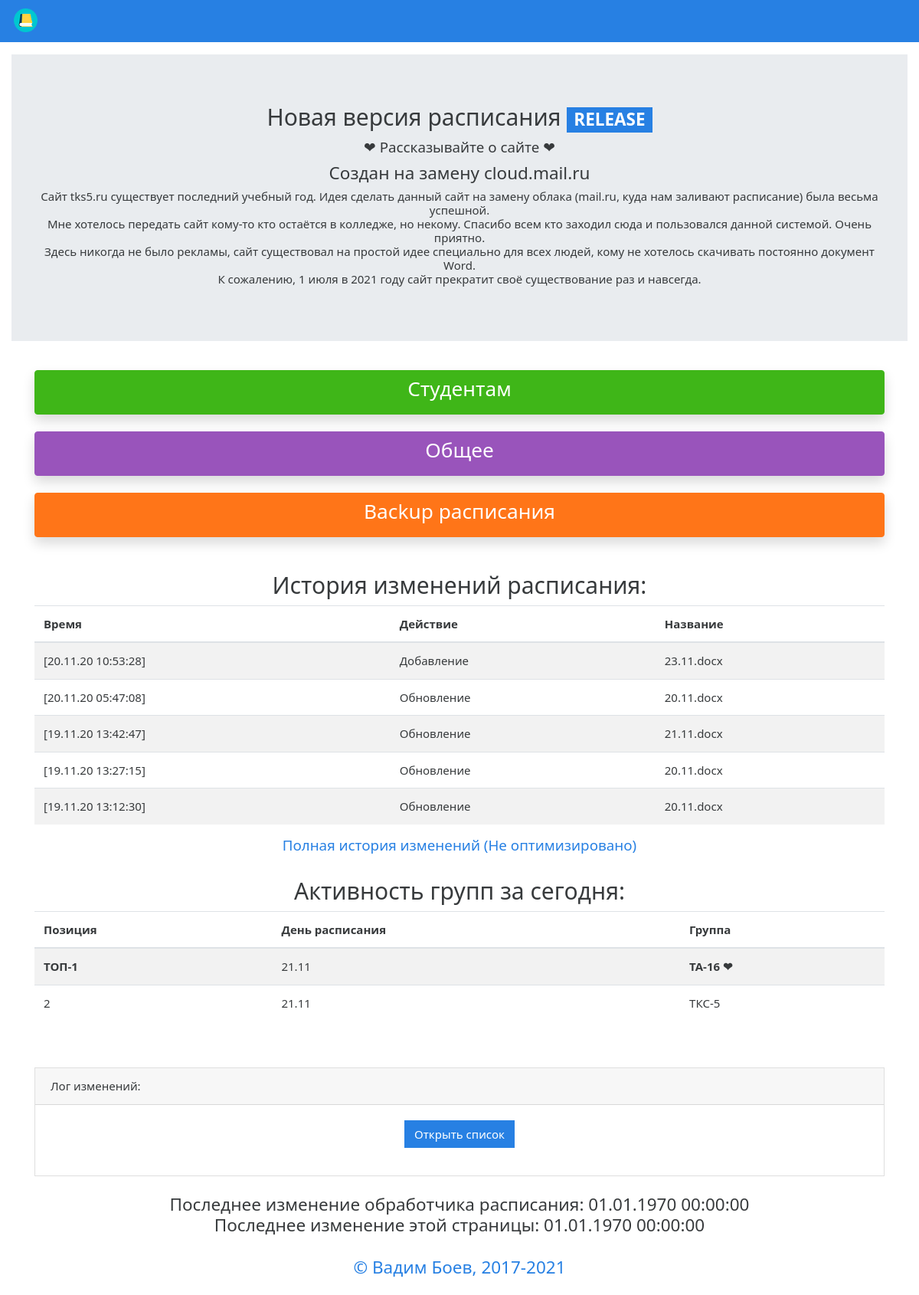
The page / on the database its author committed.
### tables this page shows
CREATE TABLE `last_action` (
  `id` int NOT NULL,
  `unix_last_time` int NOT NULL,
  `action` int NOT NULL,
  `name` varchar(255) NOT NULL
);

### index.php (the view, shortened to what this page needs)
<?php
	include("db.php");
?>
<!doctype html>
<html lang="ru">
	<head>
		<link rel="stylesheet" href="css/studsovet.css">
		<link rel="stylesheet" href="css/bootstrap-select.css">
	</head>
	<body>
		<nav class="navbar navbar-expand-lg navbar-dark bg-primary">
			<a class="navbar-brand" href="index.php">
				<img class="logo-custom center-block" style="margin-top: -5px" width="70%" src="favicon.ico" alt="">
			</a>
		</nav>
		<div class="container-fluid text-center mt-3">
			<div class="jumbotron mb-3">
				<h2>Новая версия расписания <span class="badge badge-primary">RELEASE</span></h2>
				<h5>&#10084; <b>Рассказывайте о сайте</b> &#10084;</h5>
				<h4>Создан на замену cloud.mail.ru</h4>
				<h6><b>Сайт tks5.ru существует последний учебный год. Идея сделать данный сайт на замену облака (mail.ru, куда нам заливают расписание) была весьма успешной.</br>
				Мне хотелось передать сайт кому-то кто остаётся в колледже, но некому. Спасибо всем кто заходил сюда и пользовался данной системой. Очень приятно.</br>
				Здесь никогда не было рекламы, сайт существовал на простой идее специально для всех людей, кому не хотелось скачивать постоянно документ Word.</br>
				К сожалению, 1 июля в 2021 году сайт прекратит своё существование раз и навсегда.</b></h6>
			</div>
		</div>
		<br/>
		<div class="container">
			<div class='btn-group-vertical col-12 px-0' role='group' aria-label='Basic example'>
			  <a class="btn btn-success btn-lg button_test shadow p-2 rounded" href="students.php"><p class="h3">Студентам</p></a>
			  <br/>
			  <a class="btn btn-info btn-lg button_test shadow p-2 rounded" href="all.php"><p class="h3">Общее</p></a>
			  <br/>
			  <a class="btn btn-warning btn-lg button_test shadow p-2 rounded" href="/backup/"><p class="h3">Backup расписания</p></a>
			</div>
			<br/>
			<br/>
			<br/>
			<h2 align="center"><b>История изменений расписания:</b></h2>
			<table class="table table-striped">
			  <thead>
				<tr>
				  <th scope="col">Время</th>
				  <th scope="col">Действие</th>
				  <th scope="col">Название</th>
				</tr>
			  </thead>
			  <tbody>
				<?php
				$get_list = mysqli_query($connect, "SELECT * FROM `last_action` ORDER BY `id` DESC LIMIT 5");
				$get_list_num_rows = mysqli_num_rows($get_list);
				if($get_list_num_rows > 0)
				{
					while ($row = mysqli_fetch_assoc($get_list))
					{
						$get_name = $row['name'];
						$get_time = $row['unix_last_time'];
						$get_action = $row['action'];
						echo '<tr>';
						echo '<td>'.date('[d.m.y H:i:s]', $get_time).'</td>';
						if($get_action == 1)
						{
							echo '<td>Добавление</td>';
						}
						else
						{
							echo '<td>Обновление</td>';
						}
						echo '<td>'.$get_name.'</td>';
						echo '</tr>';
					}
				}
				?>
			  </tbody>
			</table>
			<h5 align="center"><b><a href="history.php">Полная история изменений (Не оптимизировано)</a></b></h5>
			<br/>
			<h2 align="center"><b>Активность групп за сегодня:</b></h2>
			<table class="table table-striped">
			  <thead>
				<tr>
				  <th scope="col">Позиция</th>
				  <th scope="col">День расписания</th>
				  <th scope="col">Группа</th>
				</tr>
			  </thead>
			  <tbody>
				<?php
				$get_i = 0;
				$db_day = date("j");
				$db_month = date("m");
				$db_year = date("Y");
				$get_list = mysqli_query($connect, "SELECT COUNT(*) AS `repetitions`, `date`, `name` FROM `activity` WHERE `day` = '$db_day' and `month` = '$db_month' and `year` = '$db_year' GROUP BY `name` HAVING `repetitions` > 1 ORDER BY `repetitions` DESC LIMIT 5");
				$get_list_num_rows = mysqli_num_rows($get_list);
				if($get_list_num_rows > 0)
				{
					while ($row = mysqli_fetch_assoc($get_list))
					{
						$get_name = $row['name'];
						$get_date = $row['date'];
						$get_i++;
						if($get_i == 1)
						{
							echo '<tr>';
							echo '<th scope="row">ТОП-1</th>';
							echo '<td>'.$get_date.'</td>';
							echo '<td><b>'.$get_name.' &#10084;</b></td>';
							echo '</tr>';
						}
						else
						{
							echo '<tr>';
							echo '<td>'.$get_i.'</td>';
							echo '<td>'.$get_date.'</td>';
							echo '<td>'.$get_name.'</td>';
							echo '</tr>';
						}
					}
				}
				?>
			  </tbody>
			</table>
			<br/>
			<br/>
			<div class="card">
			  <div class="card-header">
				Лог изменений:
			  </div>
			  <div class="card-body">
				<div class="container">
				  <div class="row">
					<div class="col text-center">
						<p>
						  <a class="btn btn-primary" data-toggle="collapse" href="#collapseExample" role="button" aria-expanded="false" aria-controls="collapseExample">Открыть список</a>
						</p>
					</div>
				  </div>
				</div>
			  </div>
			</div>
			<br/>
			<h4 align="center">
			<?php
				echo "Последнее изменение обработчика расписания: " . date ("d.m.Y H:i:s", filemtime("/var/www/html/test/handler3.php"));
				echo "<br/>";
				echo "Последнее изменение этой страницы: " . date ("d.m.Y H:i:s", filemtime("/var/www/html/index.php"));
			?>
			</h4>
		</div>
		<footer class="footer">
			<h4><p class="text-muted" align="center"><a href="https://vk.com/boevx"><b>© Вадим Боев, 2017-2021</b></a></p></h4>
		</footer>
	</body>
</html>

### index.php (style rules this page uses)
html { height: 95%; }
body { min-height:95%; position:relative; padding-bottom: 70px; }
.footer { position: absolute; left: 0; right: 0; bottom: 0; height: 50px; }
.button_test { border-radius: 5px; }
.jumbotron { min-height: 220px; }

### rows shown on the page
last_action: unix_last_time "[20.11.20 10:53:28]", action "Добавление", name "23.11.docx"
last_action: unix_last_time "[20.11.20 05:47:08]", action "Обновление", name "20.11.docx"
last_action: unix_last_time "[19.11.20 13:42:47]", action "Обновление", name "21.11.docx"
last_action: unix_last_time "[19.11.20 13:27:15]", action "Обновление", name "20.11.docx"
last_action: unix_last_time "[19.11.20 13:12:30]", action "Обновление", name "20.11.docx"

### other values the page prints
$get_date "21.11"
$get_name "ТА-16"
$get_name "ТКС-5"
date ("d.m.Y H:i:s", filemtime("/var/www/html/test/handler3.php")) "01.01.1970 00:00:00"
date ("d.m.Y H:i:s", filemtime("/var/www/html/index.php")) "01.01.1970 00:00:00"
